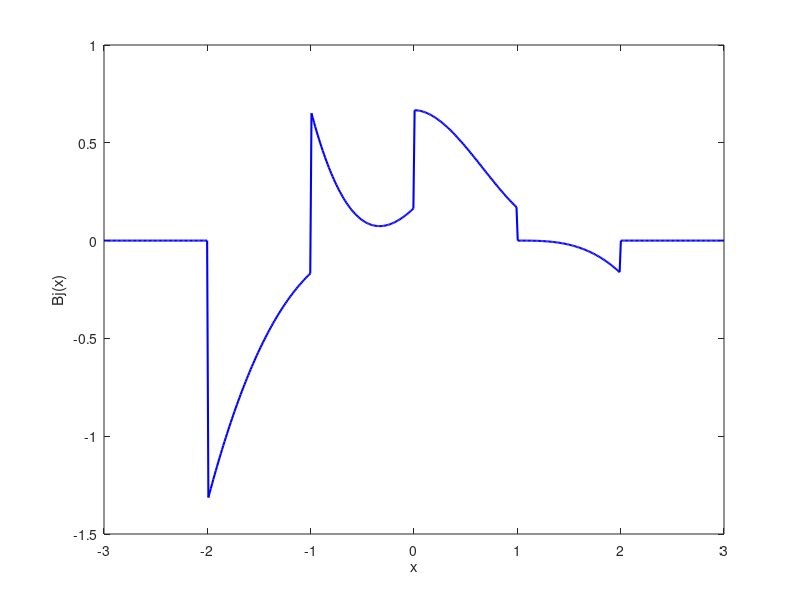

Here is the MATLAB script that generated this plot:
function B_spline()
    x_j = 0;   
    
    x_values = linspace(-3, 3, 500);%generujemy 500 punktów ustawionych od -3 do 3
    y_values = arrayfun(@(x) Bj3(x, x_j), x_values);%wbudowana funkcja, wykorzystywana do wykonania operacji na każdym elemencie macierzy
    
   %wykres
    figure;
    plot(x_values, y_values, "b", "LineWidth", 1.5);
    xlabel("x");
    ylabel("Bj(x)");
end

function y = Bj3(x, x_j)
    u = x - x_j;
    
   
    if (1 <= u) && (u < 2)%obliczanie wartości funkcji dla pszczególnych przedziałów
        y = (1 - u)^3 / 6;
    elseif (0 <= u) && (u < 1)
        y = (3 * u^3 - 6 * u^2 + 4) / 6;
    elseif (-1 <= u) && (u < 0)
        y = (-3 * u^3 + 3 * u^2 + 3 * u + 1) / 6;
    elseif (-2 <= u) && (u < -1)
        y = u^3 / 6;
    else
        y = 0; %poza obszarem naszej funkcji
    end
end
